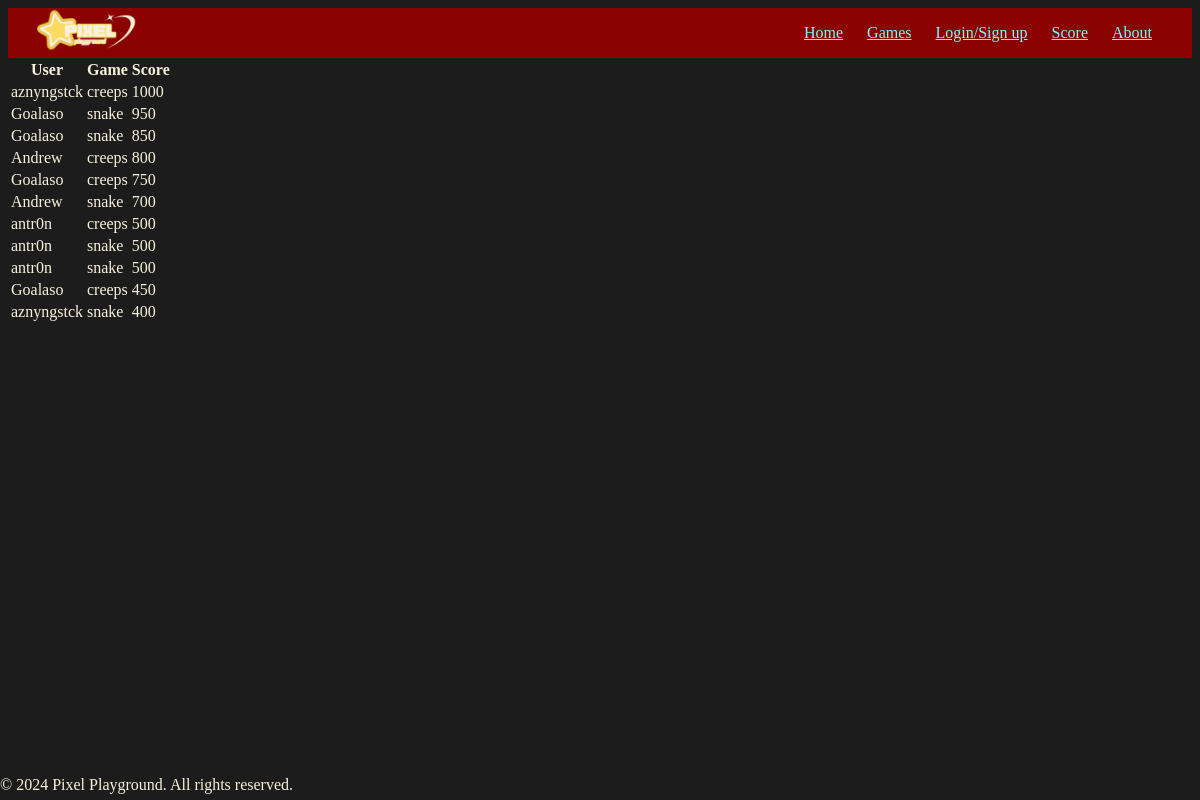
The app's page /score.php, older data.
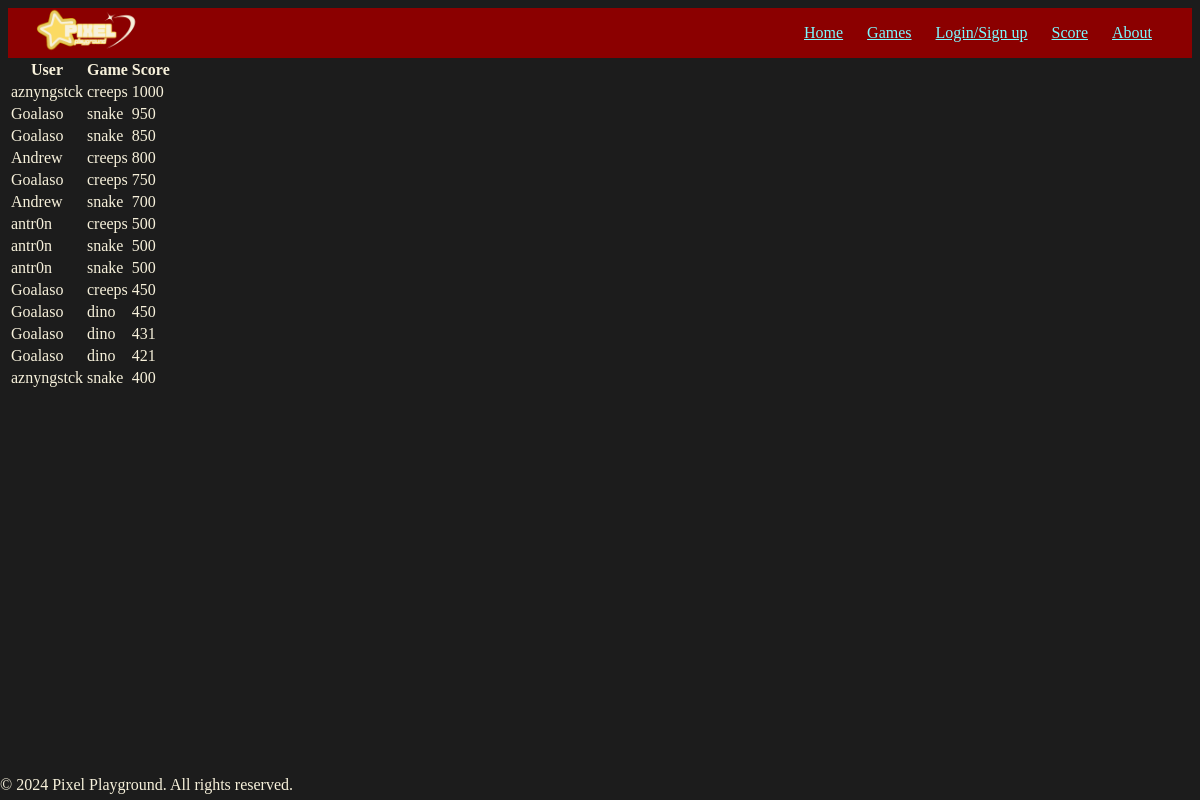
The same page, newer data.
### tables this page shows
CREATE TABLE score
(
    id integer NOT NULL,
    username text NOT NULL,
    game text NOT NULL,
    score integer NOT NULL,
    FOREIGN KEY(id) REFERENCES account(id)
);

### score.php (the view, shortened to what this page needs)
<!DOCTYPE html>
<html lang="en-US">
<head>
    <link rel="stylesheet" href="style.css">
</head>
<body>
    <div class="header-bar">
        <div class="logo">
            <a href="pixelPlayground.php"><img src="assets/images/Pixel4.png" alt="Gaming Website Logo"></a>
        </div class>
        <nav>
            <ul>
                <li><a href="pixelPlayground.php">Home</a></li>
                <li><a href="games.php">Games</a></li>
                <?php if (!isset($_SESSION['username'])) {
            echo "<li><a href='login.php'>Login/Sign up</a></li>";
        } ?>
                <li><a href="score.php">Score</a></li>
                <li><a href="about.php">About</a></li>
            </ul>
        </nav>
    </div>
    <footer>
        <p>&copy; 2024 Pixel Playground. All rights reserved.</p>
    </footer>
</body>
<?php
    $database = new SQLite3('./account.db');
    if ($_SERVER["REQUEST_METHOD"] == "POST") {
        $id = $_SESSION['id'];
        $username = $_SESSION['username'];
        $json = file_get_contents('php://input');
        $data = json_decode($json, true);
        $game = $data['game'];
        $score = $data['score'];
        try {
            $insert_query = $database->prepare("INSERT INTO score (id, username, game, score) VALUES (:id, :username, :game, :score);");
            $insert_query->bindValue(":id", $id, SQLITE3_INTEGER);
            $insert_query->bindValue(":username", $username, SQLITE3_TEXT);
            $insert_query->bindValue(":game", $game, SQLITE3_TEXT);
            $insert_query->bindValue(":score", $score, SQLITE3_INTEGER);
            $scores = $insert_query->execute();
        } catch (Exception $e) {
            echo "Error: " . $e->getMessage();
        }
    } else if ($_SERVER['REQUEST_METHOD'] == 'GET') {
            ?>
            <table>
                <tr>
                    <th>User</th>
                    <th>Game</th>
                    <th>Score</th>
                </tr>
            <?php
            $query = <<<HEREDOC
            SELECT * FROM score
            ORDER BY score DESC
            HEREDOC;
            $scores = $database->query($query);
            while ($row = $scores->fetchArray(SQLITE3_ASSOC)) {
                echo "<tr>";
                echo "<td>" . $row['username'] . "</td>";
                echo "<td>" . $row['game'] . "</td>";
                echo "<td>" . $row['score'] . "</td>";
                echo "</tr>";
                }
    } else {
        echo "Only GET and POST accepted.";
    }
            ?>
        </table>
</html>

### style.css (style rules this page uses)
:root { --background-color: #1c1c1c; --primary-color: #8b0000; --secondary-color: #7df9ff; --accent-color: #39ff14; --tertiary-color:#FBDA62; --text-color: #f7f1db; }
body { background-color: var(--background-color); color: var(--text-color); }
a { color: var(--secondary-color); }
.header-bar { height: 50px; background-color: var(--primary-color); display: flex; align-items: center; justify-content: space-between; padding: 0 20px; }
.logo img { max-height: 100%; max-width: 115px; }
nav { flex: 1; text-align: right; }
nav ul { list-style-type: none; margin: 0; padding: 0; margin-right: 20px; }
nav ul li { display: inline-block; margin-left: 20px; }
footer { position: fixed; bottom: 0; left: 0; right: 0; height: 40px; }

Row changes from the older to the newer data that the page shows:
added score: username "Goalaso", game "dino", score "450"
added score: username "Goalaso", game "dino", score "431"
added score: username "Goalaso", game "dino", score "421"
